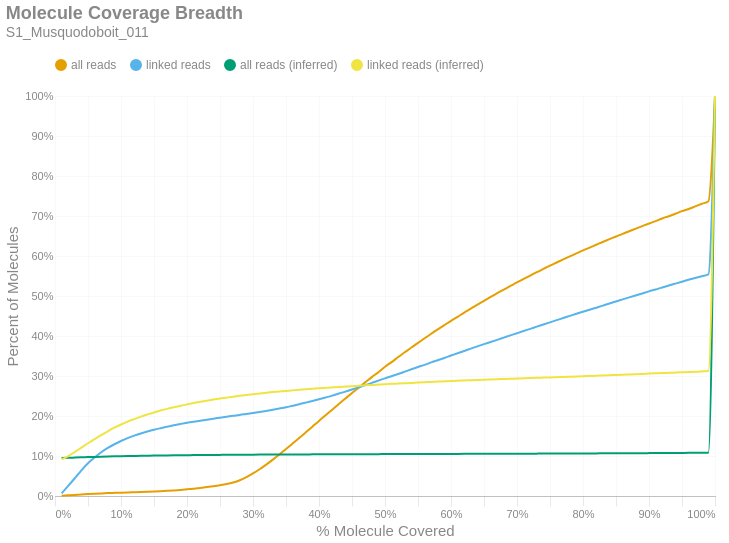

Notebook code cell kept with this figure:
### Markdown cell above
### Molecule Read Coverage
This chart shows molecule coverage breadth as computed by the number of bases aligned to that molecule. In other words, "*how much of each unique long molecule is actually sequenced/aligned?*" Keep in mind there is a distinction between sequences and alignments, since some sequences belonging to a particular molecule may not align well and wouldn't appear in the alignment data. This chart also shows molecule coverage breadth as computed by the *inferred fragment* from which the aligned sequences originate. Unlike read coverage, this calculation takes into account the total insert size, including unsequenced gaps between the forward and reverse reads. Like the previous figures, these are cumulative percents.

### Code cell
if SKIPLR:
    print_html(f"Skipped")
else:
    binned_df = consolidated_hist(valids['coverage_bp'], mask, 0.01, True)
    binned_df_inf = consolidated_hist(valids['coverage_inserts'], mask, 0.01, True)
    binned_df = binned_df.with_columns(pl.lit(binned_df_inf['all reads (cumsum)']).alias('all reads (inferred)'))
    binned_df = binned_df.with_columns(pl.lit(binned_df_inf['linked reads (cumsum)']).alias('linked reads (inferred)'))
    binned_df = binned_df.with_columns(
        (pl.col('bin').cast(pl.Float64) + 0.01).alias('right_edge')
    )

    with SafeRender(binned_df):
        (
            density_plot(binned_df, 'Molecule Coverage Breadth', samplename, 'molcov', ['all reads (inferred)','linked reads (inferred)'])
            .encode(
                #x=alt.X('bin:Q', title="% Molecule Covered").axis(format = '%').scale(padding=0),
                x=alt.X('right_edge:Q', title="% Molecule Covered").axis(format='%').scale(padding=0),
                y=alt.Y('value:Q', title='Percent of Molecules')
                    .axis(format='%')
                    .stack(False)
                    .scale(domainMin=0, padding=0),
                color=alt.Color("key:N").scale(domain = ["all reads", "linked reads", "all reads (inferred)", "linked reads (inferred)"]),
                tooltip = [
                    alt.Tooltip("key:N", title = "Data Type"),
                    alt.Tooltip("range_label:N", title="% Molecule Covered"),
                    alt.Tooltip("value:Q", format = ".2%", title="% Molecules")
                ]
            )
        ).display()

### Figure 1 — Vega-Lite specification as saved in the notebook (floating-point values rounded to 4 significant figures)
{"width": "container", "height": 400, "config": {"title": {"anchor": "start", "dy": -15, "fontSize": 18, "color": "#888888", "subtitleColor": "#888888", "subtitleFontSize": 14}, "arc": {"fill": "#0072B2"}, "axis": {"domainColor": "#888888", "domainWidth": 0.5, "gridWidth": 0.2, "grid": false, "titleFontWeight": 400, "titleFontSize": 15, "labelFontSize": 11, "labelColor": "#888888", "tickColor": "#888888", "tickWidth": 0.2, "titleColor": "#888888"}, "axisBand": {"grid": false}, "axisX": {"grid": true, "tickSize": 10, "domainCap": "round"}, "axisY": {"domain": false, "grid": true, "tickSize": 0, "domainCap": "round"}, "background": "transparent", "header": {"labelFontSize": 15, "labelColor": "#888888", "titleFontSize": 15, "titleFontWeight": 600, "titleColor": "#888888"}, "legend": {"labelFont": "sans-serif", "labelFontSize": 12, "labelColor": "#888888", "symbolSize": 100, "symbolType": "circle", "titleFontSize": 12, "titlePadding": 10, "titleColor": "#888888", "title": null, "orient": "top"}, "range": {"category": ["#E69F00", "#56B4E9", "#009E73", "#F0E442", "#0072B2", "#D55E00", "#CC79A7", "#000000"], "diverging": ["#cfe8f3", "#a2d4ec", "#73bfe2", "#46abdb", "#1696d2", "#12719e"]}, "area": {"fill": "#0072B2", "fillOpacity": 0.7, "line": true, "strokeOpacity": 0.7}, "line": {"color": "#0072B2", "stroke": "#0072B2", "strokeWidth": 2}, "trail": {"color": "#0072B2", "stroke": "#0072B2", "strokeWidth": 0, "size": 1}, "point": {"filled": true, "fillOpacity": 1.0, "size": 95}, "text": {"color": "#888888", "fontSize": 11, "align": "right", "fontWeight": 400, "size": 11}, "bar": {"fill": "#0072B2", "stroke": null}, "view": {"stroke": null, "continuousWidth": 660, "continuousHeight": 400}}, "data": {"name": "data-5fd60365aec625a2d84da7cb0f0391c7"}, "mark": {"type": "line", "interpolate": "monotone", "point": {"opacity": 0, "size": 275}}, "encoding": {"color": {"field": "key", "scale": {"domain": ["all reads", "linked reads", "all reads (inferred)", "linked reads (inferred)"]}, "type": "nominal"}, "tooltip": [{"field": "key", "title": "Data Type", "type": "nominal"}, {"field": "range_label", "title": "% Molecule Covered", "type": "nominal"}, {"field": "value", "format": ".2%", "title": "% Molecules", "type": "quantitative"}], "x": {"axis": {"format": "%"}, "field": "right_edge", "scale": {"padding": 0}, "title": "% Molecule Covered", "type": "quantitative"}, "y": {"axis": {"format": "%"}, "field": "value", "scale": {"domainMin": 0, "padding": 0}, "stack": false, "title": "Percent of Molecules", "type": "quantitative"}}, "params": [{"name": "param_c36ac31b6afebe62", "select": {"type": "point", "fields": ["key"]}, "bind": "legend"}], "title": {"text": "Molecule Coverage Breadth", "subtitle": "S1_Musquodoboit_011"}, "transform": [{"fold": ["all reads (cumsum)", "linked reads (cumsum)", "all reads (inferred)", "linked reads (inferred)"]}, {"calculate": "replace(datum.key, ' (cumsum)', '')", "as": "key"}, {"filter": {"param": "param_c36ac31b6afebe62"}}], "usermeta": {"embedOptions": {"downloadFileName": "S1_Musquodoboit_011.molcov"}}, "$schema": "https://vega.github.io/schema/vega-lite/v6.1.0.json", "datasets": {"data-5fd60365aec625a2d84da7cb0f0391c7": [{"bin": "0.0", "interval": "0.0-0.01", "all reads": 0.0004888, "linked reads": 0.006723, "all reads (cumsum)": 0.0004888, "linked reads (cumsum)": 0.006723, "range_label": "0.0-0.01", "all reads (inferred)": 0.09508, "linked reads (inferred)": 0.09169, "right_edge": 0.01}, {"bin": "0.01", "interval": "0.01-0.02", "all reads": 0.001084, "linked reads": 0.01851, "all reads (cumsum)": 0.001573, "linked reads (cumsum)": 0.02523, "range_label": "0.01-0.02", "all reads (inferred)": 0.09553, "linked reads (inferred)": 0.09975, "right_edge": 0.02}, {"bin": "0.02", "interval": "0.02-0.03", "all reads": 0.0011, "linked reads": 0.01914, "all reads (cumsum)": 0.002673, "linked reads (cumsum)": 0.04437, "range_label": "0.02-0.03", "all reads (inferred)": 0.09606, "linked reads (inferred)": 0.11, "right_edge": 0.03}, {"bin": "0.03", "interval": "0.03-0.04", "all reads": 0.001187, "linked reads": 0.01985, "all reads (cumsum)": 0.00386, "linked reads (cumsum)": 0.06423, "range_label": "0.03-0.04", "all reads (inferred)": 0.09662, "linked reads (inferred)": 0.1209, "right_edge": 0.04}, {"bin": "0.04", "interval": "0.04-0.05", "all reads": 0.001027, "linked reads": 0.01759, "all reads (cumsum)": 0.004887, "linked reads (cumsum)": 0.08182, "range_label": "0.04-0.05", "all reads (inferred)": 0.09722, "linked reads (inferred)": 0.1318, "right_edge": 0.05}, {"bin": "0.05", "interval": "0.05-0.06", "all reads": 0.0008841, "linked reads": 0.01451, "all reads (cumsum)": 0.005771, "linked reads (cumsum)": 0.09633, "range_label": "0.05-0.06", "all reads (inferred)": 0.09775, "linked reads (inferred)": 0.1422, "right_edge": 0.06}, {"bin": "0.06", "interval": "0.06-0.07", "all reads": 0.0007865, "linked reads": 0.01314, "all reads (cumsum)": 0.006558, "linked reads (cumsum)": 0.1095, "range_label": "0.06-0.07", "all reads (inferred)": 0.09826, "linked reads (inferred)": 0.1524, "right_edge": 0.07}, {"bin": "0.07", "interval": "0.07-0.08", "all reads": 0.000658, "linked reads": 0.01073, "all reads (cumsum)": 0.007216, "linked reads (cumsum)": 0.1202, "range_label": "0.07-0.08", "all reads (inferred)": 0.09873, "linked reads (inferred)": 0.1619, "right_edge": 0.08}, {"bin": "0.08", "interval": "0.08-0.09", "all reads": 0.0006049, "linked reads": 0.009147, "all reads (cumsum)": 0.00782, "linked reads (cumsum)": 0.1293, "range_label": "0.08-0.09", "all reads (inferred)": 0.09917, "linked reads (inferred)": 0.1707, "right_edge": 0.09}, {"bin": "0.09", "interval": "0.09-0.1", "all reads": 0.0005943, "linked reads": 0.008102, "all reads (cumsum)": 0.008415, "linked reads (cumsum)": 0.1375, "range_label": "0.09-0.1", "all reads (inferred)": 0.09956, "linked reads (inferred)": 0.1787, "right_edge": 0.1}, {"bin": "0.1", "interval": "0.1-0.11", "all reads": 0.0005591, "linked reads": 0.007311, "all reads (cumsum)": 0.008974, "linked reads (cumsum)": 0.1448, "range_label": "0.1-0.11", "all reads (inferred)": 0.09992, "linked reads (inferred)": 0.1861, "right_edge": 0.11}, {"bin": "0.11", "interval": "0.11-0.12", "all reads": 0.0005343, "linked reads": 0.006091, "all reads (cumsum)": 0.009508, "linked reads (cumsum)": 0.1509, "range_label": "0.11-0.12", "all reads (inferred)": 0.1002, "linked reads (inferred)": 0.1923, "right_edge": 0.12}, {"bin": "0.12", "interval": "0.12-0.13", "all reads": 0.0005433, "linked reads": 0.005565, "all reads (cumsum)": 0.01005, "linked reads (cumsum)": 0.1564, "range_label": "0.12-0.13", "all reads (inferred)": 0.1005, "linked reads (inferred)": 0.1985, "right_edge": 0.13}, {"bin": "0.13", "interval": "0.13-0.14", "all reads": 0.0005707, "linked reads": 0.004972, "all reads (cumsum)": 0.01062, "linked reads (cumsum)": 0.1614, "range_label": "0.13-0.14", "all reads (inferred)": 0.1008, "linked reads (inferred)": 0.2037, "right_edge": 0.14}, {"bin": "0.14", "interval": "0.14-0.15", "all reads": 0.0006109, "linked reads": 0.004435, "all reads (cumsum)": 0.01123, "linked reads (cumsum)": 0.1658, "range_label": "0.14-0.15", "all reads (inferred)": 0.1011, "linked reads (inferred)": 0.2089, "right_edge": 0.15}, {"bin": "0.15", "interval": "0.15-0.16", "all reads": 0.0007157, "linked reads": 0.003797, "all reads (cumsum)": 0.01195, "linked reads (cumsum)": 0.1696, "range_label": "0.15-0.16", "all reads (inferred)": 0.1013, "linked reads (inferred)": 0.2136, "right_edge": 0.16}, {"bin": "0.16", "interval": "0.16-0.17", "all reads": 0.0008852, "linked reads": 0.003559, "all reads (cumsum)": 0.01283, "linked reads (cumsum)": 0.1732, "range_label": "0.16-0.17", "all reads (inferred)": 0.1015, "linked reads (inferred)": 0.2179, "right_edge": 0.17}, {"bin": "0.17", "interval": "0.17-0.18", "all reads": 0.001095, "linked reads": 0.003458, "all reads (cumsum)": 0.01393, "linked reads (cumsum)": 0.1766, "range_label": "0.17-0.18", "all reads (inferred)": 0.1017, "linked reads (inferred)": 0.2218, "right_edge": 0.18}, {"bin": "0.18", "interval": "0.18-0.19", "all reads": 0.001295, "linked reads": 0.003333, "all reads (cumsum)": 0.01522, "linked reads (cumsum)": 0.18, "range_label": "0.18-0.19", "all reads (inferred)": 0.1019, "linked reads (inferred)": 0.2255, "right_edge": 0.19}, {"bin": "0.19", "interval": "0.19-0.2", "all reads": 0.001485, "linked reads": 0.003147, "all reads (cumsum)": 0.01671, "linked reads (cumsum)": 0.1831, "range_label": "0.19-0.2", "all reads (inferred)": 0.1021, "linked reads (inferred)": 0.2291, "right_edge": 0.2}, {"bin": "0.2", "interval": "0.2-0.21", "all reads": 0.001634, "linked reads": 0.002701, "all reads (cumsum)": 0.01834, "linked reads (cumsum)": 0.1858, "range_label": "0.2-0.21", "all reads (inferred)": 0.1022, "linked reads (inferred)": 0.2326, "right_edge": 0.21}, {"bin": "0.21", "interval": "0.21-0.22", "all reads": 0.001874, "linked reads": 0.002452, "all reads (cumsum)": 0.02022, "linked reads (cumsum)": 0.1883, "range_label": "0.21-0.22", "all reads (inferred)": 0.1024, "linked reads (inferred)": 0.2356, "right_edge": 0.22}, {"bin": "0.22", "interval": "0.22-0.23", "all reads": 0.002049, "linked reads": 0.00261, "all reads (cumsum)": 0.02227, "linked reads (cumsum)": 0.1909, "range_label": "0.22-0.23", "all reads (inferred)": 0.1025, "linked reads (inferred)": 0.2384, "right_edge": 0.23}, {"bin": "0.23", "interval": "0.23-0.24", "all reads": 0.002288, "linked reads": 0.00248, "all reads (cumsum)": 0.02455, "linked reads (cumsum)": 0.1934, "range_label": "0.23-0.24", "all reads (inferred)": 0.1027, "linked reads (inferred)": 0.2411, "right_edge": 0.24}, {"bin": "0.24", "interval": "0.24-0.25", "all reads": 0.002551, "linked reads": 0.002356, "all reads (cumsum)": 0.0271, "linked reads (cumsum)": 0.1957, "range_label": "0.24-0.25", "all reads (inferred)": 0.1028, "linked reads (inferred)": 0.2436, "right_edge": 0.25}, {"bin": "0.25", "interval": "0.25-0.26", "all reads": 0.002908, "linked reads": 0.002401, "all reads (cumsum)": 0.03001, "linked reads (cumsum)": 0.1981, "range_label": "0.25-0.26", "all reads (inferred)": 0.1029, "linked reads (inferred)": 0.2459, "right_edge": 0.26}, {"bin": "0.26", "interval": "0.26-0.27", "all reads": 0.003896, "linked reads": 0.002345, "all reads (cumsum)": 0.03391, "linked reads (cumsum)": 0.2005, "range_label": "0.26-0.27", "all reads (inferred)": 0.103, "linked reads (inferred)": 0.2482, "right_edge": 0.27}, {"bin": "0.27", "interval": "0.27-0.28", "all reads": 0.00555, "linked reads": 0.002153, "all reads (cumsum)": 0.03946, "linked reads (cumsum)": 0.2026, "range_label": "0.27-0.28", "all reads (inferred)": 0.1031, "linked reads (inferred)": 0.2503, "right_edge": 0.28}, {"bin": "0.28", "interval": "0.28-0.29", "all reads": 0.00758, "linked reads": 0.002548, "all reads (cumsum)": 0.04704, "linked reads (cumsum)": 0.2052, "range_label": "0.28-0.29", "all reads (inferred)": 0.1032, "linked reads (inferred)": 0.2524, "right_edge": 0.29}, {"bin": "0.29", "interval": "0.29-0.3", "all reads": 0.009301, "linked reads": 0.002418, "all reads (cumsum)": 0.05634, "linked reads (cumsum)": 0.2076, "range_label": "0.29-0.3", "all reads (inferred)": 0.1033, "linked reads (inferred)": 0.2544, "right_edge": 0.3}, {"bin": "0.3", "interval": "0.3-0.31", "all reads": 0.0106, "linked reads": 0.002525, "all reads (cumsum)": 0.06694, "linked reads (cumsum)": 0.2101, "range_label": "0.3-0.31", "all reads (inferred)": 0.1034, "linked reads (inferred)": 0.2563, "right_edge": 0.31}, {"bin": "0.31", "interval": "0.31-0.32", "all reads": 0.01155, "linked reads": 0.002655, "all reads (cumsum)": 0.07849, "linked reads (cumsum)": 0.2128, "range_label": "0.31-0.32", "all reads (inferred)": 0.1035, "linked reads (inferred)": 0.2581, "right_edge": 0.32}, {"bin": "0.32", "interval": "0.32-0.33", "all reads": 0.01249, "linked reads": 0.002808, "all reads (cumsum)": 0.09099, "linked reads (cumsum)": 0.2156, "range_label": "0.32-0.33", "all reads (inferred)": 0.1036, "linked reads (inferred)": 0.2597, "right_edge": 0.33}, {"bin": "0.33", "interval": "0.33-0.34", "all reads": 0.01288, "linked reads": 0.00309, "all reads (cumsum)": 0.1039, "linked reads (cumsum)": 0.2187, "range_label": "0.33-0.34", "all reads (inferred)": 0.1037, "linked reads (inferred)": 0.2612, "right_edge": 0.34}, {"bin": "0.34", "interval": "0.34-0.35", "all reads": 0.01344, "linked reads": 0.003237, "all reads (cumsum)": 0.1173, "linked reads (cumsum)": 0.2219, "range_label": "0.34-0.35", "all reads (inferred)": 0.1038, "linked reads (inferred)": 0.2627, "right_edge": 0.35}, {"bin": "0.35", "interval": "0.35-0.36", "all reads": 0.01379, "linked reads": 0.003678, "all reads (cumsum)": 0.1311, "linked reads (cumsum)": 0.2256, "range_label": "0.35-0.36", "all reads (inferred)": 0.1039, "linked reads (inferred)": 0.2641, "right_edge": 0.36}, {"bin": "0.36", "interval": "0.36-0.37", "all reads": 0.01392, "linked reads": 0.003763, "all reads (cumsum)": 0.145, "linked reads (cumsum)": 0.2293, "range_label": "0.36-0.37", "all reads (inferred)": 0.1039, "linked reads (inferred)": 0.2654, "right_edge": 0.37}, {"bin": "0.37", "interval": "0.37-0.38", "all reads": 0.01415, "linked reads": 0.004124, "all reads (cumsum)": 0.1592, "linked reads (cumsum)": 0.2335, "range_label": "0.37-0.38", "all reads (inferred)": 0.104, "linked reads (inferred)": 0.2667, "right_edge": 0.38}, {"bin": "0.38", "interval": "0.38-0.39", "all reads": 0.01424, "linked reads": 0.004266, "all reads (cumsum)": 0.1734, "linked reads (cumsum)": 0.2377, "range_label": "0.38-0.39", "all reads (inferred)": 0.1041, "linked reads (inferred)": 0.2679, "right_edge": 0.39}, {"bin": "0.39", "interval": "0.39-0.4", "all reads": 0.01436, "linked reads": 0.004164, "all reads (cumsum)": 0.1878, "linked reads (cumsum)": 0.2419, "range_label": "0.39-0.4", "all reads (inferred)": 0.1041, "linked reads (inferred)": 0.2692, "right_edge": 0.4}, {"bin": "0.4", "interval": "0.4-0.41", "all reads": 0.0139, "linked reads": 0.004435, "all reads (cumsum)": 0.2017, "linked reads (cumsum)": 0.2463, "range_label": "0.4-0.41", "all reads (inferred)": 0.1042, "linked reads (inferred)": 0.2703, "right_edge": 0.41}, {"bin": "0.41", "interval": "0.41-0.42", "all reads": 0.01416, "linked reads": 0.004605, "all reads (cumsum)": 0.2158, "linked reads (cumsum)": 0.2509, "range_label": "0.41-0.42", "all reads (inferred)": 0.1043, "linked reads (inferred)": 0.2715, "right_edge": 0.42}, {"bin": "0.42", "interval": "0.42-0.43", "all reads": 0.01407, "linked reads": 0.00517, "all reads (cumsum)": 0.2299, "linked reads (cumsum)": 0.2561, "range_label": "0.42-0.43", "all reads (inferred)": 0.1043, "linked reads (inferred)": 0.2726, "right_edge": 0.43}, {"bin": "0.43", "interval": "0.43-0.44", "all reads": 0.01377, "linked reads": 0.004825, "all reads (cumsum)": 0.2437, "linked reads (cumsum)": 0.2609, "range_label": "0.43-0.44", "all reads (inferred)": 0.1044, "linked reads (inferred)": 0.2736, "right_edge": 0.44}, {"bin": "0.44", "interval": "0.44-0.45", "all reads": 0.01367, "linked reads": 0.005283, "all reads (cumsum)": 0.2573, "linked reads (cumsum)": 0.2662, "range_label": "0.44-0.45", "all reads (inferred)": 0.1044, "linked reads (inferred)": 0.2746, "right_edge": 0.45}, {"bin": "0.45", "interval": "0.45-0.46", "all reads": 0.01347, "linked reads": 0.005367, "all reads (cumsum)": 0.2708, "linked reads (cumsum)": 0.2716, "range_label": "0.45-0.46", "all reads (inferred)": 0.1045, "linked reads (inferred)": 0.2757, "right_edge": 0.46}, {"bin": "0.46", "interval": "0.46-0.47", "all reads": 0.01321, "linked reads": 0.005384, "all reads (cumsum)": 0.284, "linked reads (cumsum)": 0.277, "range_label": "0.46-0.47", "all reads (inferred)": 0.1046, "linked reads (inferred)": 0.2767, "right_edge": 0.47}, {"bin": "0.47", "interval": "0.47-0.48", "all reads": 0.01322, "linked reads": 0.005769, "all reads (cumsum)": 0.2972, "linked reads (cumsum)": 0.2827, "range_label": "0.47-0.48", "all reads (inferred)": 0.1046, "linked reads (inferred)": 0.2776, "right_edge": 0.48}, {"bin": "0.48", "interval": "0.48-0.49", "all reads": 0.01236, "linked reads": 0.005633, "all reads (cumsum)": 0.3096, "linked reads (cumsum)": 0.2884, "range_label": "0.48-0.49", "all reads (inferred)": 0.1047, "linked reads (inferred)": 0.2786, "right_edge": 0.49}, {"bin": "0.49", "interval": "0.49-0.5", "all reads": 0.01365, "linked reads": 0.005763, "all reads (cumsum)": 0.3232, "linked reads (cumsum)": 0.2941, "range_label": "0.49-0.5", "all reads (inferred)": 0.1047, "linked reads (inferred)": 0.2795, "right_edge": 0.5}, {"bin": "0.5", "interval": "0.5-0.51", "all reads": 0.0114, "linked reads": 0.005413, "all reads (cumsum)": 0.3346, "linked reads (cumsum)": 0.2995, "range_label": "0.5-0.51", "all reads (inferred)": 0.1048, "linked reads (inferred)": 0.2803, "right_edge": 0.51}, {"bin": "0.51", "interval": "0.51-0.52", "all reads": 0.01271, "linked reads": 0.005509, "all reads (cumsum)": 0.3473, "linked reads (cumsum)": 0.305, "range_label": "0.51-0.52", "all reads (inferred)": 0.1048, "linked reads (inferred)": 0.2811, "right_edge": 0.52}, {"bin": "0.52", "interval": "0.52-0.53", "all reads": 0.01197, "linked reads": 0.005808, "all reads (cumsum)": 0.3593, "linked reads (cumsum)": 0.3109, "range_label": "0.52-0.53", "all reads (inferred)": 0.1049, "linked reads (inferred)": 0.2819, "right_edge": 0.53}, {"bin": "0.53", "interval": "0.53-0.54", "all reads": 0.01192, "linked reads": 0.005865, "all reads (cumsum)": 0.3712, "linked reads (cumsum)": 0.3167, "range_label": "0.53-0.54", "all reads (inferred)": 0.1049, "linked reads (inferred)": 0.2827, "right_edge": 0.54}, {"bin": "0.54", "interval": "0.54-0.55", "all reads": 0.01147, "linked reads": 0.005774, "all reads (cumsum)": 0.3827, "linked reads (cumsum)": 0.3225, "range_label": "0.54-0.55", "all reads (inferred)": 0.105, "linked reads (inferred)": 0.2836, "right_edge": 0.55}, {"bin": "0.55", "interval": "0.55-0.56", "all reads": 0.01155, "linked reads": 0.00539, "all reads (cumsum)": 0.3942, "linked reads (cumsum)": 0.3279, "range_label": "0.55-0.56", "all reads (inferred)": 0.105, "linked reads (inferred)": 0.2845, "right_edge": 0.56}, {"bin": "0.56", "interval": "0.56-0.57", "all reads": 0.01135, "linked reads": 0.006108, "all reads (cumsum)": 0.4056, "linked reads (cumsum)": 0.334, "range_label": "0.56-0.57", "all reads (inferred)": 0.1051, "linked reads (inferred)": 0.2852, "right_edge": 0.57}, {"bin": "0.57", "interval": "0.57-0.58", "all reads": 0.01084, "linked reads": 0.005514, "all reads (cumsum)": 0.4164, "linked reads (cumsum)": 0.3395, "range_label": "0.57-0.58", "all reads (inferred)": 0.1052, "linked reads (inferred)": 0.286, "right_edge": 0.58}, {"bin": "0.58", "interval": "0.58-0.59", "all reads": 0.01079, "linked reads": 0.005622, "all reads (cumsum)": 0.4272, "linked reads (cumsum)": 0.3451, "range_label": "0.58-0.59", "all reads (inferred)": 0.1052, "linked reads (inferred)": 0.2867, "right_edge": 0.59}, {"bin": "0.59", "interval": "0.59-0.6", "all reads": 0.01076, "linked reads": 0.005972, "all reads (cumsum)": 0.438, "linked reads (cumsum)": 0.3511, "range_label": "0.59-0.6", "all reads (inferred)": 0.1053, "linked reads (inferred)": 0.2874, "right_edge": 0.6}, {"bin": "0.6", "interval": "0.6-0.61", "all reads": 0.01005, "linked reads": 0.005769, "all reads (cumsum)": 0.4481, "linked reads (cumsum)": 0.3569, "range_label": "0.6-0.61", "all reads (inferred)": 0.1053, "linked reads (inferred)": 0.2882, "right_edge": 0.61}, {"bin": "0.61", "interval": "0.61-0.62", "all reads": 0.01049, "linked reads": 0.005797, "all reads (cumsum)": 0.4585, "linked reads (cumsum)": 0.3627, "range_label": "0.61-0.62", "all reads (inferred)": 0.1054, "linked reads (inferred)": 0.2888, "right_edge": 0.62}, {"bin": "0.62", "interval": "0.62-0.63", "all reads": 0.009975, "linked reads": 0.005831, "all reads (cumsum)": 0.4685, "linked reads (cumsum)": 0.3685, "range_label": "0.62-0.63", "all reads (inferred)": 0.1054, "linked reads (inferred)": 0.2895, "right_edge": 0.63}, {"bin": "0.63", "interval": "0.63-0.64", "all reads": 0.009932, "linked reads": 0.005695, "all reads (cumsum)": 0.4785, "linked reads (cumsum)": 0.3742, "range_label": "0.63-0.64", "all reads (inferred)": 0.1055, "linked reads (inferred)": 0.2902, "right_edge": 0.64}, {"bin": "0.64", "interval": "0.64-0.65", "all reads": 0.009543, "linked reads": 0.005486, "all reads (cumsum)": 0.488, "linked reads (cumsum)": 0.3797, "range_label": "0.64-0.65", "all reads (inferred)": 0.1055, "linked reads (inferred)": 0.2908, "right_edge": 0.65}, {"bin": "0.65", "interval": "0.65-0.66", "all reads": 0.009844, "linked reads": 0.005232, "all reads (cumsum)": 0.4978, "linked reads (cumsum)": 0.3849, "range_label": "0.65-0.66", "all reads (inferred)": 0.1056, "linked reads (inferred)": 0.2913, "right_edge": 0.66}, {"bin": "0.66", "interval": "0.66-0.67", "all reads": 0.009188, "linked reads": 0.005379, "all reads (cumsum)": 0.507, "linked reads (cumsum)": 0.3903, "range_label": "0.66-0.67", "all reads (inferred)": 0.1056, "linked reads (inferred)": 0.2919, "right_edge": 0.67}, {"bin": "0.67", "interval": "0.67-0.68", "all reads": 0.009119, "linked reads": 0.005639, "all reads (cumsum)": 0.5161, "linked reads (cumsum)": 0.3959, "range_label": "0.67-0.68", "all reads (inferred)": 0.1057, "linked reads (inferred)": 0.2926, "right_edge": 0.68}, {"bin": "0.68", "interval": "0.68-0.69", "all reads": 0.008868, "linked reads": 0.005667, "all reads (cumsum)": 0.525, "linked reads (cumsum)": 0.4016, "range_label": "0.68-0.69", "all reads (inferred)": 0.1057, "linked reads (inferred)": 0.2931, "right_edge": 0.69}, {"bin": "0.69", "interval": "0.69-0.7", "all reads": 0.008981, "linked reads": 0.00543, "all reads (cumsum)": 0.534, "linked reads (cumsum)": 0.407, "range_label": "0.69-0.7", "all reads (inferred)": 0.1058, "linked reads (inferred)": 0.2936, "right_edge": 0.7}, {"bin": "0.7", "interval": "0.7-0.71", "all reads": 0.008617, "linked reads": 0.005418, "all reads (cumsum)": 0.5426, "linked reads (cumsum)": 0.4124, "range_label": "0.7-0.71", "all reads (inferred)": 0.1058, "linked reads (inferred)": 0.2943, "right_edge": 0.71}, {"bin": "0.71", "interval": "0.71-0.72", "all reads": 0.008472, "linked reads": 0.005345, "all reads (cumsum)": 0.5511, "linked reads (cumsum)": 0.4178, "range_label": "0.71-0.72", "all reads (inferred)": 0.1059, "linked reads (inferred)": 0.2949, "right_edge": 0.72}, {"bin": "0.72", "interval": "0.72-0.73", "all reads": 0.008456, "linked reads": 0.005616, "all reads (cumsum)": 0.5595, "linked reads (cumsum)": 0.4234, "range_label": "0.72-0.73", "all reads (inferred)": 0.1059, "linked reads (inferred)": 0.2955, "right_edge": 0.73}, {"bin": "0.73", "interval": "0.73-0.74", "all reads": 0.008064, "linked reads": 0.005379, "all reads (cumsum)": 0.5676, "linked reads (cumsum)": 0.4288, "range_label": "0.73-0.74", "all reads (inferred)": 0.106, "linked reads (inferred)": 0.296, "right_edge": 0.74}, {"bin": "0.74", "interval": "0.74-0.75", "all reads": 0.008423, "linked reads": 0.005396, "all reads (cumsum)": 0.576, "linked reads (cumsum)": 0.4342, "range_label": "0.74-0.75", "all reads (inferred)": 0.106, "linked reads (inferred)": 0.2965, "right_edge": 0.75}, {"bin": "0.75", "interval": "0.75-0.76", "all reads": 0.007659, "linked reads": 0.005401, "all reads (cumsum)": 0.5837, "linked reads (cumsum)": 0.4396, "range_label": "0.75-0.76", "all reads (inferred)": 0.1061, "linked reads (inferred)": 0.2971, "right_edge": 0.76}, {"bin": "0.76", "interval": "0.76-0.77", "all reads": 0.007709, "linked reads": 0.005254, "all reads (cumsum)": 0.5914, "linked reads (cumsum)": 0.4448, "range_label": "0.76-0.77", "all reads (inferred)": 0.1062, "linked reads (inferred)": 0.2977, "right_edge": 0.77}, {"bin": "0.77", "interval": "0.77-0.78", "all reads": 0.007553, "linked reads": 0.00539, "all reads (cumsum)": 0.5989, "linked reads (cumsum)": 0.4502, "range_label": "0.77-0.78", "all reads (inferred)": 0.1062, "linked reads (inferred)": 0.2983, "right_edge": 0.78}, {"bin": "0.78", "interval": "0.78-0.79", "all reads": 0.007442, "linked reads": 0.005339, "all reads (cumsum)": 0.6064, "linked reads (cumsum)": 0.4556, "range_label": "0.78-0.79", "all reads (inferred)": 0.1063, "linked reads (inferred)": 0.2989, "right_edge": 0.79}, {"bin": "0.79", "interval": "0.79-0.8", "all reads": 0.00767, "linked reads": 0.005113, "all reads (cumsum)": 0.6141, "linked reads (cumsum)": 0.4607, "range_label": "0.79-0.8", "all reads (inferred)": 0.1064, "linked reads (inferred)": 0.2995, "right_edge": 0.8}, {"bin": "0.8", "interval": "0.8-0.81", "all reads": 0.006962, "linked reads": 0.005006, "all reads (cumsum)": 0.621, "linked reads (cumsum)": 0.4657, "range_label": "0.8-0.81", "all reads (inferred)": 0.1065, "linked reads (inferred)": 0.3002, "right_edge": 0.81}, {"bin": "0.81", "interval": "0.81-0.82", "all reads": 0.007041, "linked reads": 0.005136, "all reads (cumsum)": 0.6281, "linked reads (cumsum)": 0.4708, "range_label": "0.81-0.82", "all reads (inferred)": 0.1065, "linked reads (inferred)": 0.3008, "right_edge": 0.82}, {"bin": "0.82", "interval": "0.82-0.83", "all reads": 0.007031, "linked reads": 0.005096, "all reads (cumsum)": 0.6351, "linked reads (cumsum)": 0.4759, "range_label": "0.82-0.83", "all reads (inferred)": 0.1066, "linked reads (inferred)": 0.3014, "right_edge": 0.83}, {"bin": "0.83", "interval": "0.83-0.84", "all reads": 0.006924, "linked reads": 0.005509, "all reads (cumsum)": 0.642, "linked reads (cumsum)": 0.4814, "range_label": "0.83-0.84", "all reads (inferred)": 0.1067, "linked reads (inferred)": 0.3021, "right_edge": 0.84}, {"bin": "0.84", "interval": "0.84-0.85", "all reads": 0.006674, "linked reads": 0.005006, "all reads (cumsum)": 0.6487, "linked reads (cumsum)": 0.4864, "range_label": "0.84-0.85", "all reads (inferred)": 0.1068, "linked reads (inferred)": 0.3028, "right_edge": 0.85}, {"bin": "0.85", "interval": "0.85-0.86", "all reads": 0.006775, "linked reads": 0.005175, "all reads (cumsum)": 0.6555, "linked reads (cumsum)": 0.4916, "range_label": "0.85-0.86", "all reads (inferred)": 0.1068, "linked reads (inferred)": 0.3034, "right_edge": 0.86}, {"bin": "0.86", "interval": "0.86-0.87", "all reads": 0.006432, "linked reads": 0.004881, "all reads (cumsum)": 0.6619, "linked reads (cumsum)": 0.4965, "range_label": "0.86-0.87", "all reads (inferred)": 0.1069, "linked reads (inferred)": 0.304, "right_edge": 0.87}, {"bin": "0.87", "interval": "0.87-0.88", "all reads": 0.006527, "linked reads": 0.004921, "all reads (cumsum)": 0.6684, "linked reads (cumsum)": 0.5014, "range_label": "0.87-0.88", "all reads (inferred)": 0.107, "linked reads (inferred)": 0.3045, "right_edge": 0.88}, {"bin": "0.88", "interval": "0.88-0.89", "all reads": 0.006398, "linked reads": 0.004932, "all reads (cumsum)": 0.6748, "linked reads (cumsum)": 0.5063, "range_label": "0.88-0.89", "all reads (inferred)": 0.1071, "linked reads (inferred)": 0.3052, "right_edge": 0.89}, {"bin": "0.89", "interval": "0.89-0.9", "all reads": 0.006442, "linked reads": 0.005317, "all reads (cumsum)": 0.6813, "linked reads (cumsum)": 0.5117, "range_label": "0.89-0.9", "all reads (inferred)": 0.1072, "linked reads (inferred)": 0.306, "right_edge": 0.9}, {"bin": "0.9", "interval": "0.9-0.91", "all reads": 0.00593, "linked reads": 0.004633, "all reads (cumsum)": 0.6872, "linked reads (cumsum)": 0.5163, "range_label": "0.9-0.91", "all reads (inferred)": 0.1073, "linked reads (inferred)": 0.3066, "right_edge": 0.91}, {"bin": "0.91", "interval": "0.91-0.92", "all reads": 0.006619, "linked reads": 0.005062, "all reads (cumsum)": 0.6938, "linked reads (cumsum)": 0.5213, "range_label": "0.91-0.92", "all reads (inferred)": 0.1074, "linked reads (inferred)": 0.3073, "right_edge": 0.92}, {"bin": "0.92", "interval": "0.92-0.93", "all reads": 0.005724, "linked reads": 0.004842, "all reads (cumsum)": 0.6995, "linked reads (cumsum)": 0.5262, "range_label": "0.92-0.93", "all reads (inferred)": 0.1075, "linked reads (inferred)": 0.3079, "right_edge": 0.93}, {"bin": "0.93", "interval": "0.93-0.94", "all reads": 0.006124, "linked reads": 0.004785, "all reads (cumsum)": 0.7057, "linked reads (cumsum)": 0.531, "range_label": "0.93-0.94", "all reads (inferred)": 0.1076, "linked reads (inferred)": 0.3086, "right_edge": 0.94}, {"bin": "0.94", "interval": "0.94-0.95", "all reads": 0.006588, "linked reads": 0.004791, "all reads (cumsum)": 0.7123, "linked reads (cumsum)": 0.5358, "range_label": "0.94-0.95", "all reads (inferred)": 0.1077, "linked reads (inferred)": 0.3093, "right_edge": 0.95}, {"bin": "0.95", "interval": "0.95-0.96", "all reads": 0.005388, "linked reads": 0.004797, "all reads (cumsum)": 0.7176, "linked reads (cumsum)": 0.5406, "range_label": "0.95-0.96", "all reads (inferred)": 0.1078, "linked reads (inferred)": 0.31, "right_edge": 0.96}, {"bin": "0.96", "interval": "0.96-0.97", "all reads": 0.006334, "linked reads": 0.004379, "all reads (cumsum)": 0.724, "linked reads (cumsum)": 0.5449, "range_label": "0.96-0.97", "all reads (inferred)": 0.108, "linked reads (inferred)": 0.3106, "right_edge": 0.97}, {"bin": "0.97", "interval": "0.97-0.98", "all reads": 0.006579, "linked reads": 0.004537, "all reads (cumsum)": 0.7306, "linked reads (cumsum)": 0.5495, "range_label": "0.97-0.98", "all reads (inferred)": 0.1081, "linked reads (inferred)": 0.3114, "right_edge": 0.98}, {"bin": "0.98", "interval": "0.98-0.99", "all reads": 0.006331, "linked reads": 0.004435, "all reads (cumsum)": 0.7369, "linked reads (cumsum)": 0.5539, "range_label": "0.98-0.99", "all reads (inferred)": 0.1083, "linked reads (inferred)": 0.3126, "right_edge": 0.99}, {"bin": "0.99", "interval": "0.99-1.0", "all reads": 0.2631, "linked reads": 0.4461, "all reads (cumsum)": 1.0, "linked reads (cumsum)": 1.0, "range_label": "0.99-1.0", "all reads (inferred)": 1.0, "linked reads (inferred)": 1.0, "right_edge": 1.0}]}}
